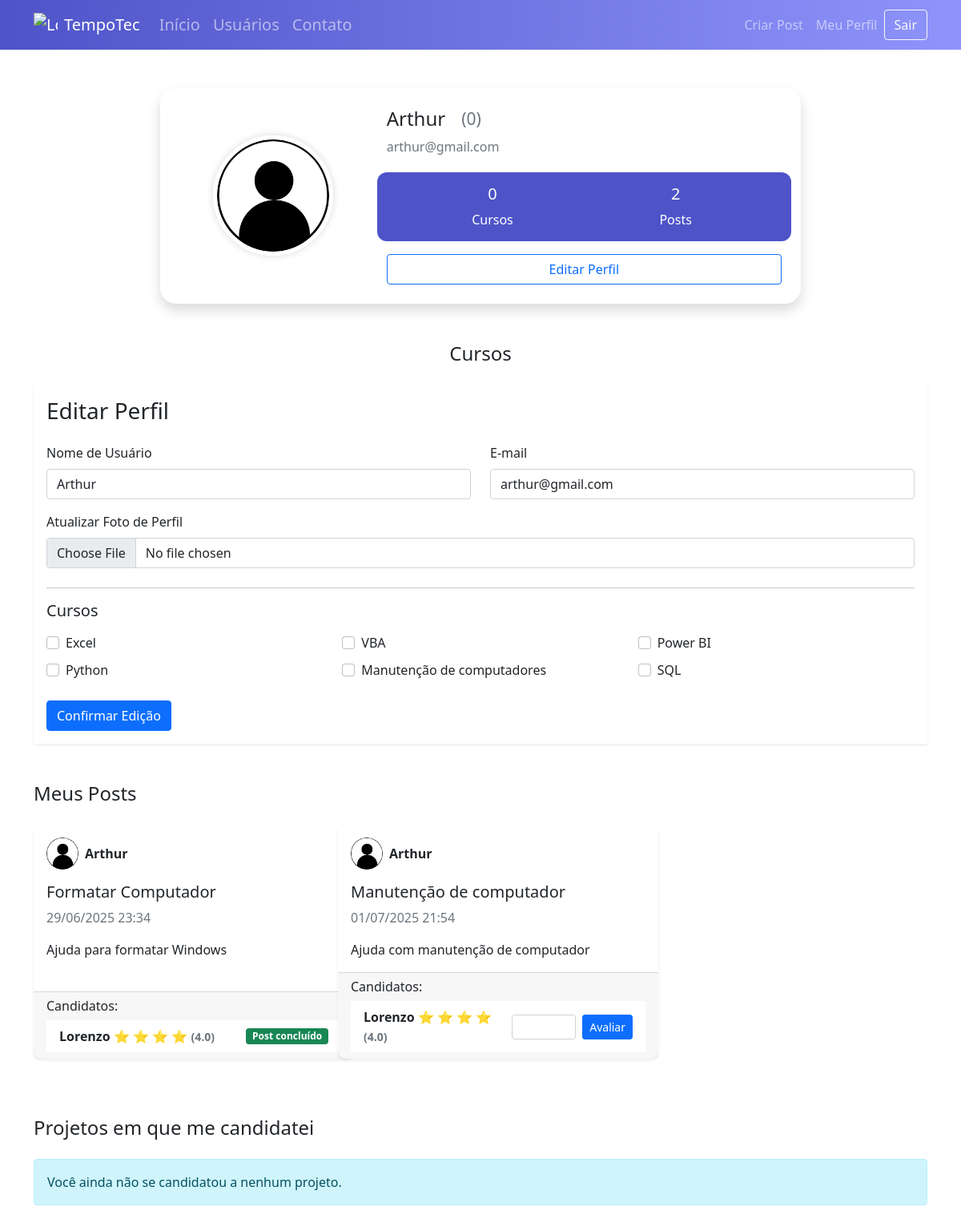
The page /perfil/editar (signed in) on the database its author committed.
### tempotec/models.py (models this page shows)
class Usuario(database.Model, UserMixin):
    id = database.Column(database.Integer, primary_key=True)
    username = database.Column(database.String, nullable=False)
    email = database.Column(database.String, nullable=False, unique=True)
    senha = database.Column(database.String, nullable=False)
    foto_perfil = database.Column(database.String, default='default.jpg')
    posts = database.relationship('Post', backref='autor', lazy=True)
    cursos = database.Column(database.String, nullable=False, default='Não Informado')
    def media_avaliacao(self):
        avg = database.session.query(func.avg(Avaliacao.nota)) \
            .filter(Avaliacao.id_usuario == self.id).scalar()
        return round(avg or 0, 1)
    def foi_avaliado_por(self, avaliador_id, post_id):
        return Avaliacao.query.filter_by(
            id_usuario=self.id,
            id_avaliador=avaliador_id,
            id_post=post_id
        ).first() is not None

class Post(database.Model):
    id = database.Column(database.Integer, primary_key=True)
    titulo = database.Column(database.String, nullable=False)
    corpo = database.Column(database.Text, nullable=False)
    data_criacao = database.Column(database.DateTime, nullable=False, default=datetime.utcnow)
    id_usuario = database.Column(database.Integer, database.ForeignKey('usuario.id'), nullable=False)
    candidaturas = database.relationship('Candidatura', backref='post', lazy=True, foreign_keys='Candidatura.id_post')

### tempotec/routes.py (the view)
@app.route('/perfil/editar', methods=['GET', 'POST'])
@login_required
def editar_perfil():
    form = FormEditarPerfil()
    if form.validate_on_submit():
        current_user.email = form.email.data
        current_user.username = form.username.data
        if form.foto_perfil.data:
            nome_imagem = salvar_imagem(form.foto_perfil.data)
            current_user.foto_perfil = nome_imagem
        current_user.cursos = atualizar_cursos(form)
        database.session.commit()
        flash('Perfil atualizado com sucesso', 'success')
        return redirect(url_for('perfil'))
    elif request.method == "GET":
        form.email.data = current_user.email
        form.username.data = current_user.username
    foto_perfil = url_for('static', filename='fotos_perfil/{}'.format(current_user.foto_perfil))
    return render_template('editarperfil.html', foto_perfil=foto_perfil, form=form)

### tempotec/forms.py (shortened to what this page needs)
class FormEditarPerfil(FlaskForm):
    username = StringField('Nome de Usuário', validators=[DataRequired()])
    email = StringField('E-mail', validators=[DataRequired(), Email()])
    foto_perfil = FileField('Atualizar Foto de Perfil', validators=[FileAllowed(['jpg', 'png'])])
    curso_excel = BooleanField('Excel')
    curso_vba = BooleanField('VBA')
    curso_powerbi = BooleanField('Power BI')
    curso_python = BooleanField('Python')
    curso_ppt = BooleanField('Manutenção de computadores')
    curso_sql = BooleanField('SQL')
    botao_submit_editarperfil = SubmitField('Confirmar Edição')

### tempotec/models.py (called while the page is built)
@login_manager.user_loader
def load_usuario(id_usuario):
    return Usuario.query.get(int(id_usuario))

### tempotec/templates/editarperfil.html (shortened to what this page needs)
{% extends 'perfil.html' %} {% block form_editar_perfil %}
<div class="container my-4">
  <div class="shadow-sm">
    <div class="card-body">
      <h3 class="card-title mb-4">Editar Perfil</h3>
      <form method="POST" action="" enctype="multipart/form-data" novalidate>
        <fieldset>
          <div class="row">
            <div class="col-md-6 mb-3">
              <label for="{{ form.username.id }}" class="form-label"
                >{{ form.username.label.text }}</label
              >
              {% if form.username.errors %} {{ form.username(class="form-control
              is-invalid") }}
              <div class="invalid-feedback">
                {% for erro in form.username.errors %} {{ erro }} {% endfor %}
              </div>
              {% else %} {{ form.username(class="form-control") }} {% endif %}
            </div>
            <div class="col-md-6 mb-3">
              <label for="{{ form.email.id }}" class="form-label"
                >{{ form.email.label.text }}</label
              >
              {% if form.email.errors %} {{ form.email(class="form-control
              is-invalid") }}
              <div class="invalid-feedback">
                {% for erro in form.email.errors %} {{ erro }} {% endfor %}
              </div>
              {% else %} {{ form.email(class="form-control") }} {% endif %}
            </div>
          </div>
          <div class="mb-4">
            <label for="{{ form.foto_perfil.id }}" class="form-label"
              >{{ form.foto_perfil.label.text }}</label
            >
            {{ form.foto_perfil(class="form-control") }}
          </div>
          <hr />
          <h5 class="mb-3">Cursos</h5>
          <div class="row">
            {% for campo in form %} {% if 'curso_' in campo.name %}
            <div class="col-6 col-md-4 mb-2">
              <div class="form-check">
                {{ campo(class="form-check-input", id=campo.id) }}
                <label class="form-check-label" for="{{ campo.id }}">
                  {{ campo.label.text }}
                </label>
              </div>
            </div>
            {% endif %} {% endfor %}
          </div>
        </fieldset>
        <button type="submit" class="btn btn-primary mt-3">
          {{ form.botao_submit_editarperfil.label.text }}
        </button>
      </form>
    </div>
  </div>
</div>
{% endblock %}

### tempotec/templates/perfil.html (shortened to what this page needs)
{% extends 'base.html' %} {% block body %}
<div class="container mt-5 d-flex justify-content-center">
  <div class="card shadow p-4 profile-card w-100">
    <div class="row align-items-center">
      <div class="col-md-4 text-center mb-3 mb-md-0">
        <img
          src="{{ foto_perfil }}"
          class="profile-img"
          alt="Foto de Perfil"
          style="width: 150px; height: 150px; object-fit: cover"
        />
      </div>
      <div class="col-md-8 text-center text-md-start">
        <div class="col-md-8">
          <h4 class="d-flex align-items-center gap-2">
            {{ current_user.username }} {% set avg =
            current_user.media_avaliacao() %}
            <small class="text-muted ms-1">({{ avg }})</small>
          </h4>
        </div>
        <p class="text-muted">{{ current_user.email }}</p>
        <div class="row stats-box">
          <div class="col stat">
            <span class="h5">
              {% if 'Não Informado' in current_user.cursos %} 0 {% else %} {{
              current_user.cursos.count(';') + 1 }} {% endif %}
            </span>
            <span>Cursos</span>
          </div>
          <div class="col stat">
            <span class="h5">{{ current_user.posts|length }}</span>
            <span>Posts</span>
          </div>
        </div>
        <div class="mt-3">
          <a
            href="{{ url_for('editar_perfil') }}"
            class="btn btn-outline-primary w-100"
            >Editar Perfil</a
          >
        </div>
      </div>
    </div>
  </div>
</div>
<div class="container courses-section mt-5">
  <h4 class="mb-3">Cursos</h4>
</div>
{% block form_editar_perfil %} {% endblock %}
<div class="container mt-5">
  <h4 class="mb-4">Meus Posts</h4>
  {% if current_user.posts %}
  <div class="row">
    {% for post in current_user.posts %}
    <div class="col-md-4 mb-4">
      <div
        class="card post-card shadow-sm h-100"
        data-title="{{ post.titulo }}"
        data-body="{{ post.corpo|e }}"
        data-date="{{ post.data_criacao.strftime('%d/%m/%Y %H:%M') }}"
        data-author="{{ current_user.username }}"
        data-email="{{ current_user.email }}"
        data-avatar="{{ url_for('static', filename='fotos_perfil/' ~ current_user.foto_perfil) }}"
      >
        <div
          class="card-body"
          data-bs-toggle="modal"
          data-bs-target="#postModal"
        >
          <div class="d-flex align-items-center mb-3">
            <img
              src="{{ url_for('static', filename='fotos_perfil/' ~ current_user.foto_perfil) }}"
              alt="{{ current_user.username }}"
              class="rounded-circle me-2"
              style="width: 40px; height: 40px; object-fit: cover"
            />
            <strong>{{ current_user.username }}</strong>
          </div>
          <h5 class="card-title">{{ post.titulo }}</h5>
          <p class="card-text text-muted">
            {{ post.data_criacao.strftime('%d/%m/%Y %H:%M') }}
          </p>
          <p class="card-text">
            {{ post.corpo[:150] }}{% if post.corpo|length > 150 %}...{% endif %}
          </p>
        </div>
        {% if post.candidaturas %}
        <div class="card-footer">
          <h6>Candidatos:</h6>
          <ul class="list-group list-group-flush">
            {% set candidatura_aceita = post.candidaturas|selectattr('status',
            'equalto', 1)|list %} {% if candidatura_aceita %} {% set candidatura
            = candidatura_aceita[0] %}
            <li
              class="list-group-item d-flex justify-content-between align-items-center candidate-item"
              data-username="{{ candidatura.usuario.username }}"
              data-email="{{ candidatura.usuario.email }}"
              data-avatar="{{ url_for('static', filename='fotos_perfil/' ~ candidatura.usuario.foto_perfil) }}"
              data-media="{{ candidatura.usuario.media_avaliacao() }}"
            >
              <strong>
                <span data-bs-toggle="modal" data-bs-target="#candidateModal">
                  {{ candidatura.usuario.username }} {% set avg =
                  candidatura.usuario.media_avaliacao() %} {% for _ in
                  range(avg|int) %} ⭐ {% endfor %}
                  <span class="text-muted small">({{ avg }})</span>
                </span>
              </strong>
              {% if not candidatura.usuario.foi_avaliado_por(current_user.id,
              candidatura.id_post) %}
              <form
                method="POST"
                action="{{ url_for('avaliar_usuario') }}"
                class="d-flex align-items-center gap-2"
              >
                <input
                  type="number"
                  name="nota"
                  min="1"
                  max="5"
                  class="form-control form-control-sm"
                  style="width: 80px"
                  required
                />
                <button type="submit" class="btn btn-sm btn-primary">
                  Avaliar
                </button>
              </form>
              {% else %}
              <span class="badge bg-success">Post concluído</span>
              {% endif %}
            </li>
            {% endif %}
          </ul>
        </div>
        {% else %}
        <div class="card-footer text-muted small">Nenhum candidato ainda.</div>
        {% endif %}
      </div>
    </div>
    {% endfor %}
  </div>
  {% else %}
  <div class="alert alert-info">Você ainda não criou nenhum post.</div>
  {% endif %}
</div>
<div class="container mt-5 mb-5">
  <h4 class="mb-4">Projetos em que me candidatei</h4>
  {% if candidaturas_usuario %}
  <div class="list-group">
    {% for candidatura in candidaturas_usuario %}
    <a
      href="#"
      class="list-group-item list-group-item-action d-flex justify-content-between align-items-center applied-post"
      data-bs-toggle="modal"
      data-bs-target="#appliedPostModal"
      data-title="{{ candidatura.post.titulo }}"
      data-body="{{ candidatura.post.corpo|e }}"
      data-date="{{ candidatura.post.data_criacao.strftime('%d/%m/%Y %H:%M') }}"
      data-author="{{ candidatura.post.autor.username }}"
      data-email="{{ candidatura.post.autor.email }}"
      data-avatar="{{ url_for('static', filename='fotos_perfil/' ~ candidatura.post.autor.foto_perfil) }}"
    >
      <div>
        <strong>{{ candidatura.post.titulo }}</strong>
        <div class="text-muted small">
          Postado em {{ candidatura.post.data_criacao.strftime('%d/%m/%Y') }}
        </div>
      </div>
      <span
        class="badge {% if candidatura.status == 0 %} bg-secondary {% elif candidatura.status == 1 %} bg-success {% elif candidatura.status == 2 %} bg-warning text-dark {% endif %}"
      >
        {% if candidatura.status == 0 %} Pendente {% elif candidatura.status ==
        1 %} Concluído {% elif candidatura.status == 2 %} Recusado {% endif %}
      </span>
    </a>
    {% endfor %}
  </div>
  {% else %}
  <div class="alert alert-info">
    Você ainda não se candidatou a nenhum projeto.
  </div>
  {% endif %}
</div>
{% endblock %}

### tempotec/static/main.css (style rules this page uses)
.card { width: 400px; border: none; border-radius: 10px; background-color: #fff }
.profile-img { width: 120px; height: 120px; object-fit: cover; border-radius: 50%; box-shadow: 0 0 8px rgba(0, 0, 0, 0.1); }
.profile-card { max-width: 800px; border-radius: 20px; }
.profile-img { width: 180px; height: 180px; object-fit: cover; border-radius: 50%; border: 5px solid #fff; box-shadow: 0 0 10px rgba(0, 0, 0, 0.15); }
.stats-box { background: #4e54c8; color: white; border-radius: 12px; padding: 15px 30px; margin-top: 20px; }
.stats-box .stat { text-align: center; }
.stats-box .stat span { display: block; }
.courses-section { margin-top: 40px; text-align: center; }

### rows shown on the page
Usuario: username "Arthur", email "arthur@gmail.com"
Post: foto_perfil (placeholder picture), titulo "Formatar Computador", data_criacao "29/06/2025 23:34", corpo "Ajuda para formatar Windows", avg "4.0", shows "Post concluído"
Usuario: usuario.username "Lorenzo"
Post: foto_perfil (placeholder picture), titulo "Manutenção de computador", data_criacao "01/07/2025 21:54", corpo "Ajuda com manutenção de computador", avg "4.0"

### other values the page prints
{{ avg }} "0"
{{ current_user.posts|length }} "2"
{{ campo.label.text }} "Excel" "VBA" "Power BI" "Python" "Manutenção de computadores" "SQL"
